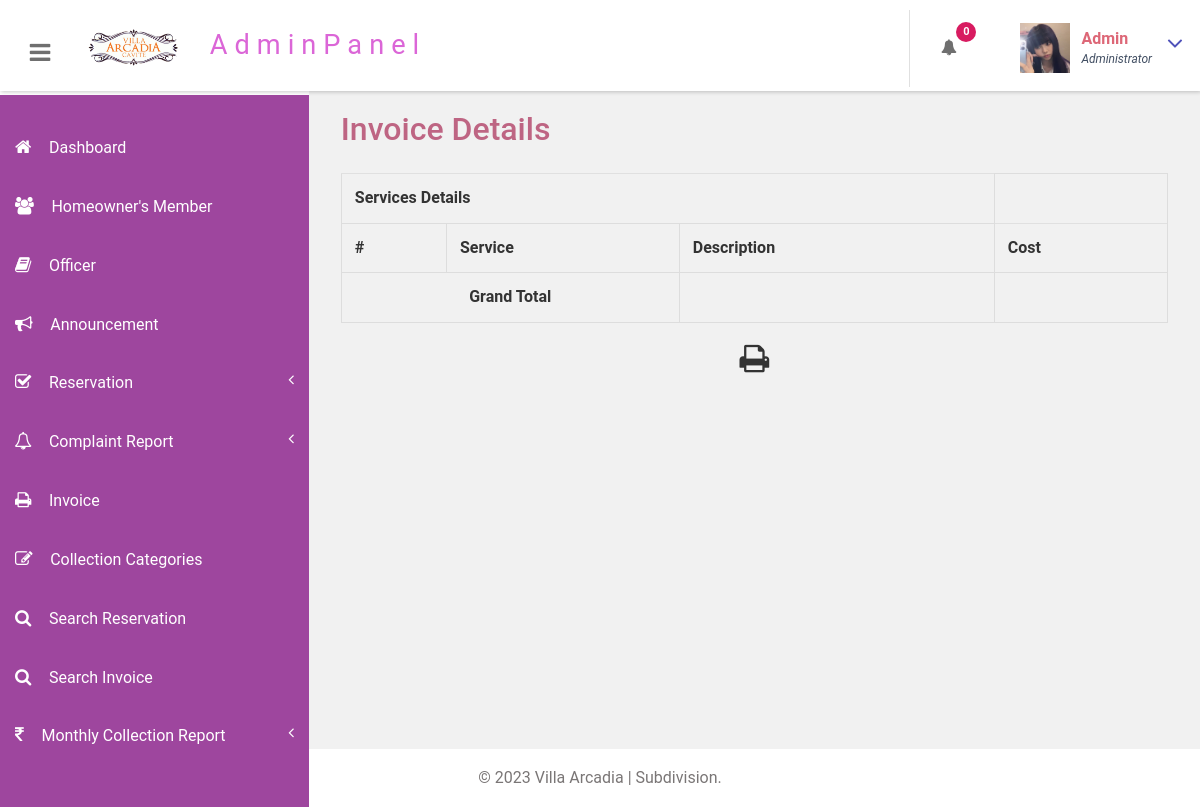
The page /portal/admin/view-invoice.php?invoiceid=809348391 (signed in) on the database as committed earlier.
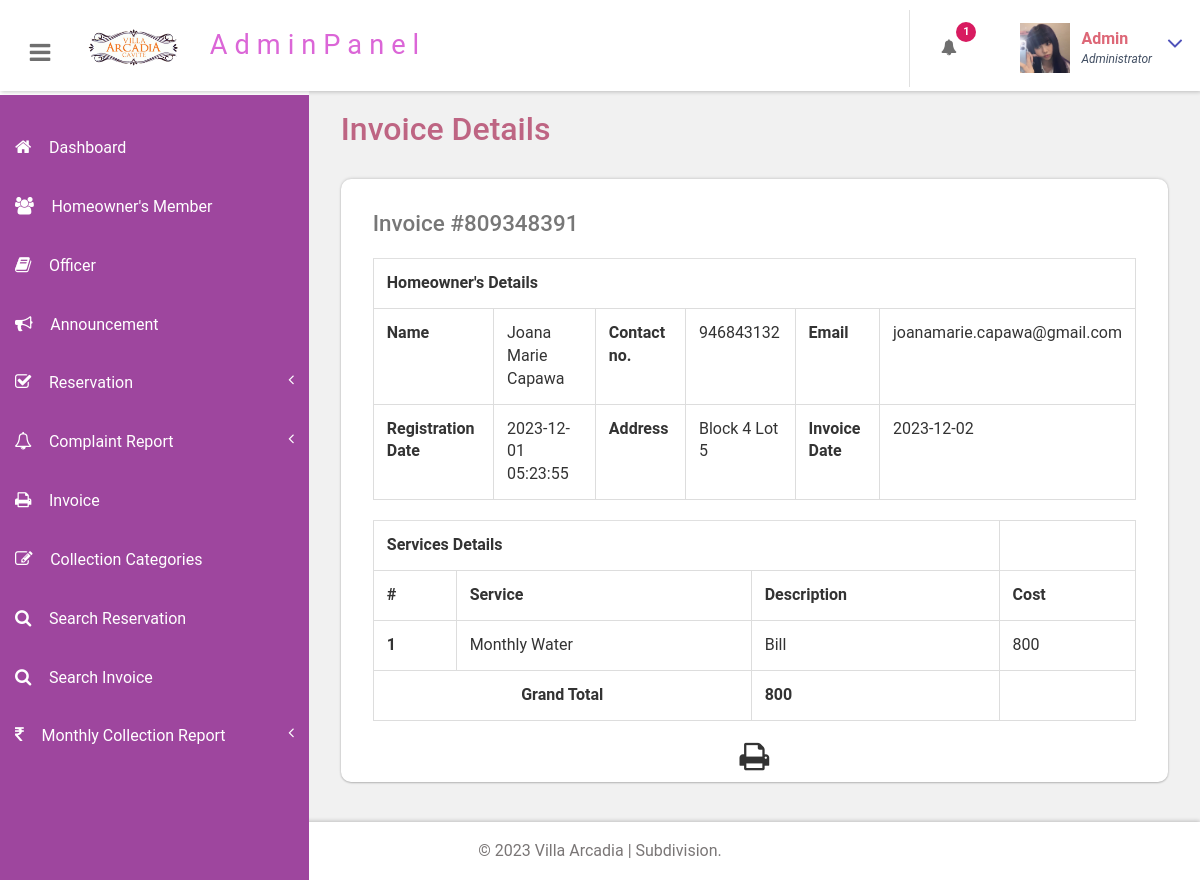
The same page on the database as committed later.
### tables this page shows
CREATE TABLE `tblservices` (
  `ID` int(10) NOT NULL,
  `ServiceName` varchar(200) DEFAULT NULL,
  `ServiceDescription` mediumtext DEFAULT NULL,
  `Cost` int(10) DEFAULT NULL,
  `Image` varchar(200) DEFAULT NULL,
  `CreationDate` timestamp NULL DEFAULT current_timestamp()
);

### portal/admin/view-invoice.php (the view, shortened to what this page needs)
<?php
include('includes/dbconnection.php');
if (strlen($_SESSION['bpmsaid']==0)) {
  header('location:logout.php');
  } else{
  ?>
<!DOCTYPE HTML>
<html>
<head>
<link href="css/bootstrap.css" rel='stylesheet' type='text/css' />
<link href="css/style.css" rel='stylesheet' type='text/css' />
<link href="css/font-awesome.css" rel="stylesheet">
<link href="css/animate.css" rel="stylesheet" type="text/css" media="all">
<link href="css/custom.css" rel="stylesheet">
</head>
<body class="cbp-spmenu-push">
	<div class="main-content">
		 <?php include_once('includes/sidebar.php');?>
		 <?php include_once('includes/header.php');?>
		<div id="page-wrapper">
			<div class="main-page">
				<div class="tables" id="exampl">
					<h3 class="title1">Invoice Details</h3>
	<?php
	$invid=intval($_GET['invoiceid']);
$ret=mysqli_query($con,"select DISTINCT  date(tblinvoice.PostingDate) as invoicedate,tbluser.FirstName,tbluser.LastName,tbluser.Email,tbluser.MobileNumber,tbluser.RegDate,tbluser.address
	from  tblinvoice
	join tbluser on tbluser.ID=tblinvoice.Userid
	where tblinvoice.BillingId='$invid'");
while ($row=mysqli_fetch_array($ret)) {
?>
					<div class="table-responsive bs-example widget-shadow">
						<h4>Invoice #<?php echo $invid;?></h4>
						<table class="table table-bordered" width="100%" border="1">
<tr>
<th colspan="6">Homeowner's Details</th>
</tr>
							 <tr>
								<th>Name</th>
								<td><?php echo $row['FirstName']?> <?php echo $row['LastName']?></td>
								<th>Contact no.</th>
								<td><?php echo $row['MobileNumber']?></td>
								<th>Email </th>
								<td><?php echo $row['Email']?></td>
							</tr>
							 <tr>
								<th>Registration Date</th>
								<td><?php echo $row['RegDate']?></td>
								<th>Address</th>
								<td><?php echo $row['address']?></td>
								<th>Invoice Date</th>
								<td colspan="3"><?php echo $row['invoicedate']?></td>
							</tr>
<?php }?>
</table>
<table class="table table-bordered" width="100%" border="1">
<tr>
<th colspan="3">Services Details</th>
</tr>
<tr>
<th>#</th>
<th>Service</th>
<th>Description</th>
<th>Cost</th>
</tr>
<?php
$ret=mysqli_query($con,"select tblservices.ServiceName,tblservices.ServiceDescription	,tblservices.Cost
	from  tblinvoice
	join tblservices on tblservices.ID=tblinvoice.ServiceId
	where tblinvoice.BillingId='$invid'");
$cnt=1;
while ($row=mysqli_fetch_array($ret)) {
	?>
<tr>
<th><?php echo $cnt;?></th>
<td><?php echo $row['ServiceName']?></td>
<td><?php echo $row['ServiceDescription']?></td>
<td><?php echo $subtotal=$row['Cost']?></td>
</tr>
<?php
$cnt=$cnt+1;
$gtotal+=$subtotal;
} ?>
<tr>
<th colspan="2" style="text-align:center">Grand Total</th>
<th><?php echo $gtotal?></th>
</tr>
</table>
  <p style="margin-top:1%"  align="center">
  <i class="fa fa-print fa-2x" style="cursor: pointer;"  OnClick="CallPrint(this.value)" ></i>
</p>
					</div>
				</div>
			</div>
		</div>
		 <?php include_once('includes/footer.php');?>
	</div>
</body>
</html>
<?php }  ?>

### portal/admin/includes/header.php (shortened to what this page needs)
<div class="sticky-header header-section ">
      <div class="header-left">
        <button id="showLeftPush"><i class="fa fa-bars"></i></button>
        <div class="logo">
          <a href="index.html">
            <img src="images/logo.png" width="100px" class="img-responsive ">
            <span>AdminPanel</span>
          </a>
        </div>
		<br>
      </div>
      <div class="header-right">
        <div class="profile_details_left">
          <ul class="nofitications-dropdown">
            <?php
$ret1=mysqli_query($con,"select tbluser.FirstName,tbluser.LastName,tblbook.ID as bid,tblbook.AptNumber from tblbook join tbluser on tbluser.ID=tblbook.UserID where tblbook.Status is null");
$num=mysqli_num_rows($ret1);
?>
            <li class="dropdown head-dpdn">
              <a href="#" class="dropdown-toggle" data-toggle="dropdown" aria-expanded="false"><i class="fa fa-bell"></i><span class="badge blue"><?php echo $num;?></span></a>
            </li>
          </ul>
          <div class="clearfix"> </div>
        </div>
        <div class="profile_details">
        <?php
$adid=$_SESSION['bpmsaid'];
$ret=mysqli_query($con,"select AdminName from tbladmin where ID='$adid'");
$row=mysqli_fetch_array($ret);
$name=$row['AdminName'];
?>
          <ul>
            <li class="dropdown profile_details_drop">
              <a href="#" class="dropdown-toggle" data-toggle="dropdown" aria-expanded="false">
                <div class="profile_img">
                  <span class="prfil-img"><img src="images/admin.jpg" alt="" width="50" height="50"> </span>
                  <div class="user-name">
                    <p><?php echo $name; ?></p>
                    <span>Administrator</span>
                  </div>
                  <i class="fa fa-angle-down lnr"></i>
                  <div class="clearfix"></div>
                </div>
              </a>
            </li>
          </ul>
        </div>
      </div>
      <div class="clearfix"> </div>
    </div>

Rows that differ between the two databases and show on the page:
added tblservices: ServiceName "Monthly Water", ServiceDescription "Bill", Cost "800"
Other text that changed with them:
$num: "0" → "1"
$gtotal: (not shown) → "800"
new list line: "Invoice # 809348391 Homeowner's Details Name Joana Marie Capawa Contact no. 946843132 Email joanamarie.capawa@gmail.com Registration Date 2023-12-01 05:23:55 Address Block 4 Lot 5 Invoice Date 2023-12-02"
